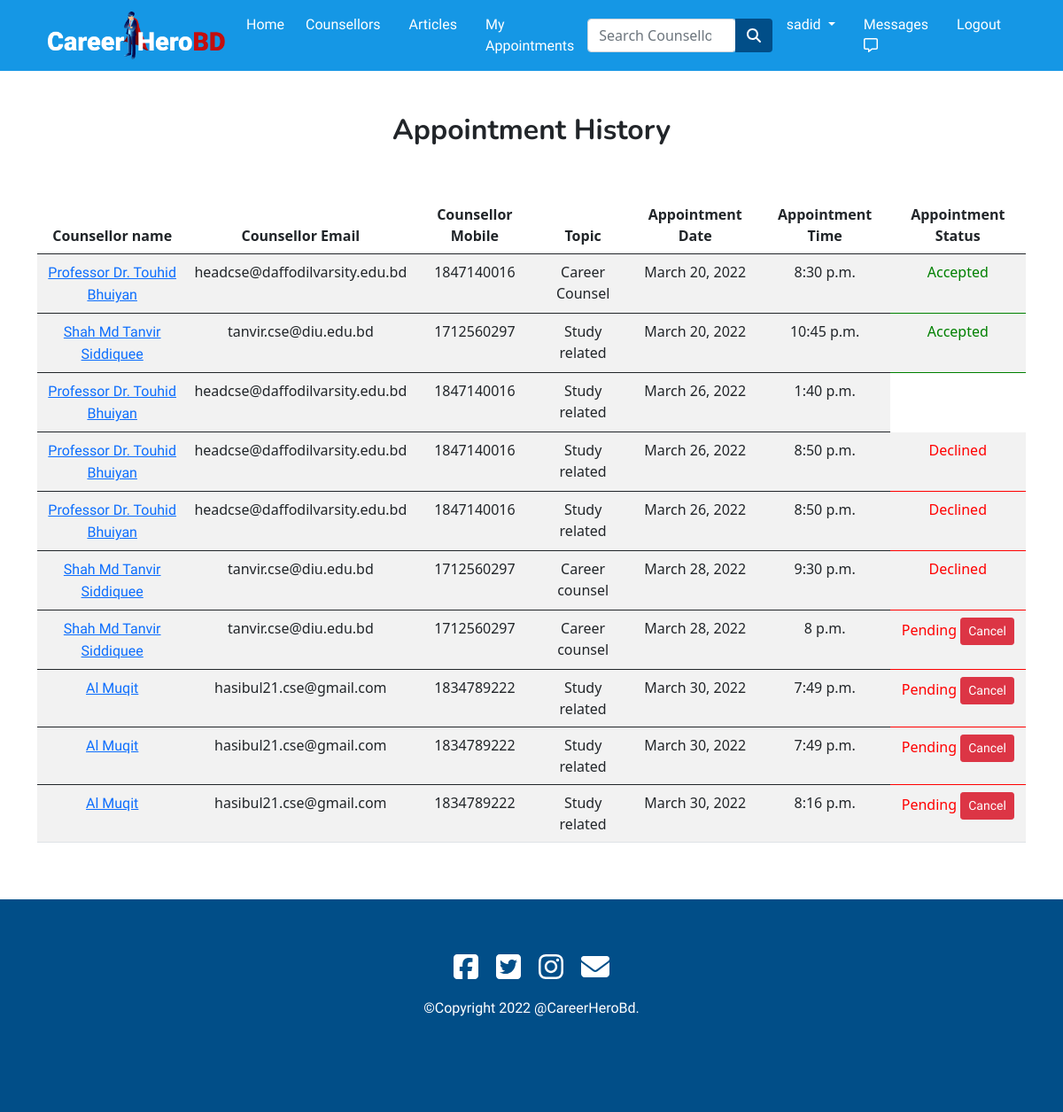
Screenshot of /appointment/ (signed in) with the database file from the repository.
### app/models.py (models this page shows, shortened)
class User(AbstractUser):
  is_counselor= models.BooleanField(default=False)
  is_student = models.BooleanField(default=False)

class Appoinment(models.Model):
  req_user=models.ForeignKey(Student,on_delete=models.CASCADE,blank=True,null=True)
  accept_user=models.ForeignKey(Counselor,on_delete=models.CASCADE,blank=True,null=True)
  topics = models.CharField(max_length=200,blank=True,null=True)
  appoinment_date=models.DateField()
  appoinment_time = models.TimeField()
  appoinment_status = models.CharField(max_length=20,default="Pending")

class Counselor(models.Model):
  user = models.ForeignKey(settings.AUTH_USER_MODEL,on_delete=models.CASCADE)
  name=models.CharField(max_length=30,blank=True,null=True)
  email = models.EmailField(max_length=40,blank=True,null=True)
  mobile = models.IntegerField(blank=True,null=True)
  image = models.ImageField(upload_to='images/',null=True,blank=True)
  designation = models.CharField(max_length=30,blank=True,null=True)
  institute = models.CharField(max_length=300,blank=True,null=True)
  category = models.CharField(max_length=50,choices=CATEGORIES,null=True,blank=True)
  address = models.CharField(max_length=100,blank=True,null=True)
  counselling_experience = models.IntegerField(blank=True,null=True)
  description = models.TextField(max_length=2000,blank=True,null=True)
  per_session_fee = models.IntegerField(blank=True,null=True)
  counselling_day=models.CharField(max_length=100,null=True,blank=True)
  counselling_time=models.CharField(max_length=100,null=True,blank=True)

### app/views.py (the view)
# urls.py: path('appointment/',views.appoinment,name="appointment"),
def appoinment(request):
  if request.user.is_student:
    stu_apn = Appoinment.objects.all()
    return render(request, 'app/appoinments.html',{'stu_apn':stu_apn})
  elif request.user.is_counselor:
    counselor_apn=Appoinment.objects.all()
    student=Student.objects.all()
    return render(request, 'app/counselor_appoinment.html',{'counselor_apn':counselor_apn,'student':student})

### app/templates/app/appoinments.html (shortened to what this page needs)
{% extends 'app/base.html' %}
{% load static %}
{% load crispy_forms_tags %}
{% block main-content %}
<div class="container my-5" style="padding-top: 80px;">
  <center>
    <h2>Appointment History</h2>
  </center>
  <br><br>
  <div class="row">
    <div class="col-md-12 table-responsive">
      <table class="table table-striped">
        <thead>
          <tr>
            <th scope="col" class="text-center">Counsellor name</th>
            <th scope="col" class="text-center">Counsellor Email</th>
            <th scope="col" class="text-center">Counsellor Mobile</th>
            <th scope="col" class="text-center">Topic</th>
            <th scope="col" class="text-center">Appointment Date</th>
            <th scope="col" class="text-center">Appointment Time</th>
            <th scope="col" class="text-center">Appointment Status</th>
          </tr>
        </thead>
        {% for apn in stu_apn %}
        {% if apn.req_user.user.pk == request.user.pk %}
        <tbody>
          <tr>
            <td class="text-center"><a href="{% url 'counselor_profile' apn.accept_user.id %}">{{apn.accept_user.name}}</a></td>
            <td class="text-center">{{apn.accept_user.email}}</td>
            <td class="text-center">{{apn.accept_user.mobile}}</td>
            <td class="text-center">{{apn.topics}}</td>
            <td class="text-center">{{apn.appoinment_date}}</td>
            <td class="text-center">{{apn.appoinment_time}}</td>
            {% if apn.appoinment_status == "Pending" %}
            <td class="text-center" style="color: red;">{{apn.appoinment_status}} <span><a href="{% url 'cancel' apn.id %}" role="button"
                  class="btn btn-sm btn-danger">Cancel</a></span></td>
            {% elif apn.appoinment_status == "Declined" %}
            <td style="color: red;" class="text-center">{{apn.appoinment_status}} </td>
            {% elif apn.appoinment_status == "Accepted" %}
            <td style="color: green;" class="text-center">{{apn.appoinment_status}} </td>
            {% endif %}
          </tr>
        </tbody>
        {% endif %}
        {% endfor %}
      </table>
    </div>
  </div>
</div>
{% endblock main-content %}

### app/templates/app/base.html (shortened to what this page needs)
<!DOCTYPE html>
{% load static %}
<html lang="en">
<head>
  <link rel="stylesheet" href="{% static 'app/css/style.css' %}">
  <link href="https://cdn.jsdelivr.net/npm/bootstrap@5.0.0-beta1/dist/css/bootstrap.min.css" rel="stylesheet"
>
  <link rel="stylesheet" href="https://stackpath.bootstrapcdn.com/font-awesome/4.7.0/css/font-awesome.min.css">
  <link rel="stylesheet" href="{% static 'app/css/owl.carousel.min.css' %}">
  <link rel="stylesheet" href="{% static 'app/css/all.min.css' %}">
  <link rel="stylesheet" href="https://cdnjs.cloudflare.com/ajax/libs/animate.css/3.7.2/animate.css">
</head>
<body>
  <div class="row">
    <div class="col-sm-12 col-md-12 col-lg-12">
      <nav id="nav" class="navbar navbar-expand-lg navbar-dark  fixed-top" style="background-color: #1597E5;">
        <div class="container">
          <a class="navbar-brand" href="/"><img src="{% static 'app/images/nav/logo.png' %}" alt=""
              style="width: 200px;"></a>
          <button class="navbar-toggler" type="button" data-bs-toggle="collapse"
            data-bs-target="#navbarSupportedContent" aria-controls="navbarSupportedContent" aria-expanded="false"
            aria-label="Toggle navigation">
            <div class="collapse navbar-collapse" id="navbarSupportedContent">
              <ul class="navbar-nav me-auto mb-2 mb-lg-0">
                <li class="nav-item">
                  <a class="nav-link" aria-current="page" href="/">Home</a>
                </li>
                <li class="nav-item mx-2">
                  <a href="{% url 'counselor' %}" class="nav-link">Counsellors</a>
                </li>
                <li class="nav-item mx-2">
                  <a href="{% url 'article_list' %}" class="nav-link">Articles</a>
                </li>
                {% if request.user.is_authenticated %}
                <li class="nav-item mx-2">
                  <a href="{% url 'appointment' %}" class="nav-link">My Appointments</a>
                </li>
                {% endif %}
              </ul>
              <form class="d-flex input-group w-auto" method="POST" action="{% url 'search_list' %}">
                <input type="search" class="form-control rounded" name="q" placeholder="Search Counsellor"
                  aria-label="Search" aria-describedby="search-addon" />
                <button type="submit" class="btn" style="background-color: #014e88;"><i class="fas fa-search"
                    style="color: white;"></i></button>
              </form>
              <div>
                <ul class="navbar-nav me-auto mb-2 mb-lg-0">
                  {% if request.user.is_authenticated %}
                  <li class="nav-item dropdown mx-2">
                    <a class="nav-link dropdown-toggle" href="#" id="profileDropdown" role="button"
                      data-bs-toggle="dropdown" aria-expanded="false">
                      {{request.user.username}}
                    </a>
                  </li>
                  <li class="nav-item mx-2">
                    <a href="{% url 'inbox' %}" class="nav-link">Messages <i class="far fa-comment-alt "></i></a>
                  </li>
                  <li class="nav-item mx-2">
                    <a href="{% url 'logout' %}" class="nav-link">Logout</a>
                  </li>
                  {% endif %}
                </ul>
              </div>
            </div>
        </div>
      </nav>
    </div>
  </div>
  {% block main-content %}
  {% endblock main-content %}
  <section id="footer" class="section-padding">
    <footer>
      <a target="_blank" href="https://www.facebook.com/"><i class="icon1 fab fa-facebook-square fa-2x"></i></a>
      <a class="mx-3" target="_blank" href="https://twitter.com/"><i class="icon1 fab fa-twitter-square fa-2x"></i></a>
      <a class="me-3" target="_blank" href="https://www.instagram.com/"><i class="icon1 fab fa-instagram fa-2x"></i></a>
      <a target="_blank" href="mailto:someone@example.com"><i class="icon1 fas fa-envelope fa-2x"></i></a>
      <p class="mt-3 text-center">©Copyright 2022 @CareerHeroBd.</p>
    </footer>
  </section>
</body>
</html>

### app/templates/app/base.html (style rules this page uses)
* { margin: 0; padding: 0; }
body { scroll-behavior: smooth; }
.section-padding { padding-top: 50px; padding-bottom: 50px; }
h1, h2 { font-family: 'Nunito', sans-serif; font-weight: bold; }
h4, h5, h6, p, a { font-family: 'Fira Sans', sans-serif; font-weight: 300; text-align: justify; }
.nav-link { color: white !important; transition: all .3s ease-in-out; }
#footer { text-align: center; background-color: #014e88; color: white; width: 100%; height: 30vh; padding: 60px 0px; }
#footer a { color: white; }
#footer .icon1 { color: white; transition: .6s ease; }

### rows the page displays
User: user.username "sadid"
Appoinment: accept_user.name "Professor Dr. Touhid Bhuiyan", accept_user.email "headcse@daffodilvarsity.edu.bd", accept_user.mobile "1847140016", topics "Career Counsel", appoinment_date "March 20, 2022", appoinment_time "8:30 p.m.", appoinment_status "Accepted"
Appoinment: accept_user.name "Shah Md Tanvir Siddiquee", accept_user.email "tanvir.cse@diu.edu.bd", accept_user.mobile "1712560297", topics "Study related", appoinment_date "March 20, 2022", appoinment_time "10:45 p.m.", appoinment_status "Accepted"
Appoinment: accept_user.name "Professor Dr. Touhid Bhuiyan", accept_user.email "headcse@daffodilvarsity.edu.bd", accept_user.mobile "1847140016", topics "Study related", appoinment_date "March 26, 2022", appoinment_time "1:40 p.m."
Appoinment: accept_user.name "Professor Dr. Touhid Bhuiyan", accept_user.email "headcse@daffodilvarsity.edu.bd", accept_user.mobile "1847140016", topics "Study related", appoinment_date "March 26, 2022", appoinment_time "8:50 p.m.", appoinment_status "Declined"
Appoinment: accept_user.name "Professor Dr. Touhid Bhuiyan", accept_user.email "headcse@daffodilvarsity.edu.bd", accept_user.mobile "1847140016", topics "Study related", appoinment_date "March 26, 2022", appoinment_time "8:50 p.m.", appoinment_status "Declined"
Appoinment: accept_user.name "Shah Md Tanvir Siddiquee", accept_user.email "tanvir.cse@diu.edu.bd", accept_user.mobile "1712560297", topics "Career counsel", appoinment_date "March 28, 2022", appoinment_time "9:30 p.m.", appoinment_status "Declined"
Appoinment: accept_user.name "Shah Md Tanvir Siddiquee", accept_user.email "tanvir.cse@diu.edu.bd", accept_user.mobile "1712560297", topics "Career counsel", appoinment_date "March 28, 2022", appoinment_time "8 p.m.", appoinment_status "Pending"
Appoinment: accept_user.name "Al Muqit", accept_user.email "hasibul21.cse@gmail.com", accept_user.mobile "1834789222", topics "Study related", appoinment_date "March 30, 2022", appoinment_time "7:49 p.m.", appoinment_status "Pending"
Appoinment: accept_user.name "Al Muqit", accept_user.email "hasibul21.cse@gmail.com", accept_user.mobile "1834789222", topics "Study related", appoinment_date "March 30, 2022", appoinment_time "7:49 p.m.", appoinment_status "Pending"
Appoinment: accept_user.name "Al Muqit", accept_user.email "hasibul21.cse@gmail.com", accept_user.mobile "1834789222", topics "Study related", appoinment_date "March 30, 2022", appoinment_time "8:16 p.m.", appoinment_status "Pending"
